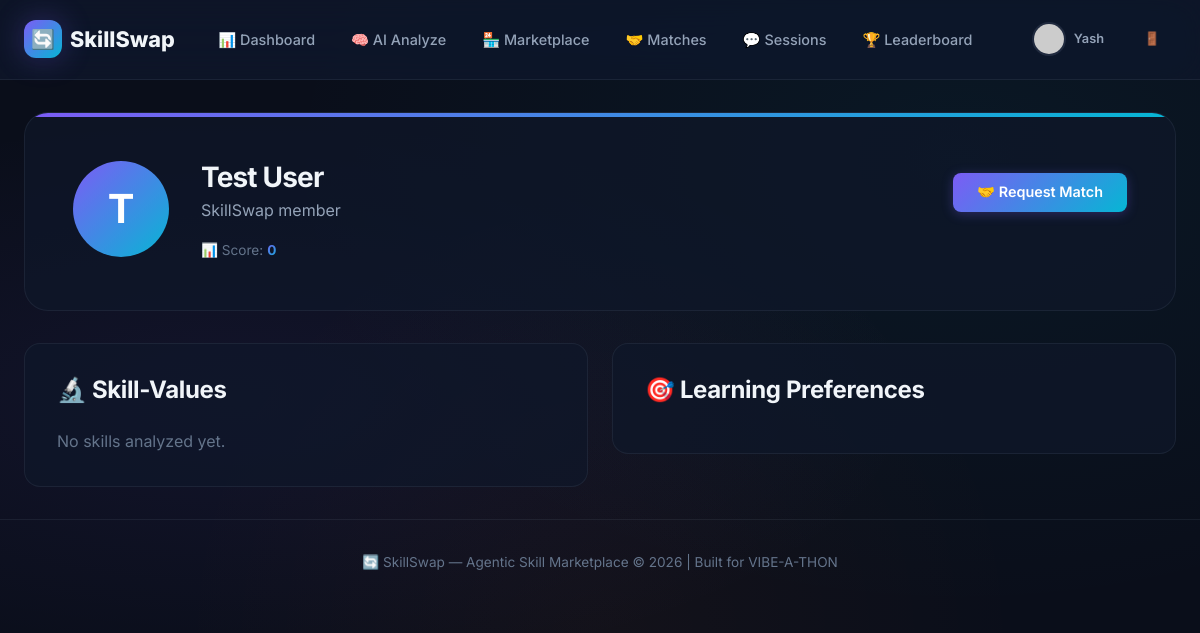
Screenshot of /profile/1 (signed in) with the database file from the repository.
### tables this page shows
CREATE TABLE users (
            id INTEGER PRIMARY KEY AUTOINCREMENT,
            firebase_uid TEXT UNIQUE,
            name TEXT NOT NULL,
            email TEXT UNIQUE NOT NULL,
            photo_url TEXT DEFAULT '',
            college TEXT DEFAULT '',
            city TEXT DEFAULT '',
            bio TEXT DEFAULT '',
            github_username TEXT DEFAULT '',
            avatar_url TEXT DEFAULT '',
            overall_score INTEGER DEFAULT 0,
            want_to_learn TEXT DEFAULT '[]',
            can_teach TEXT DEFAULT '[]',
            availability TEXT DEFAULT 'Flexible',
            created_at TIMESTAMP DEFAULT CURRENT_TIMESTAMP
        );

### app.py (the view)
@app.route('/profile/<int:user_id>')
@login_required
def view_profile(user_id):
    db = get_db()
    user = db.execute('SELECT * FROM users WHERE id = ?', (user_id,)).fetchone()
    if not user:
        flash('User not found.', 'error')
        return redirect(url_for('marketplace'))
    user_dict = dict(user)
    user_dict['want_to_learn'] = json.loads(user['want_to_learn']) if user['want_to_learn'] else []
    user_dict['can_teach'] = json.loads(user['can_teach']) if user['can_teach'] else []
    skills = db.execute('SELECT * FROM skills WHERE user_id = ? ORDER BY skill_value DESC', (user_id,)).fetchall()
    reviews = db.execute('''
        SELECT r.*, u.name as reviewer_name FROM reviews r
        JOIN users u ON r.reviewer_id = u.id
        JOIN sessions s ON r.session_id = s.id
        JOIN matches m ON s.match_id = m.id
        WHERE m.user1_id = ? OR m.user2_id = ?
        ORDER BY r.created_at DESC LIMIT 10
    ''', (user_id, user_id)).fetchall()
    badges = db.execute('SELECT * FROM badges WHERE user_id = ?', (user_id,)).fetchall()
    current_user = get_current_user()
    return render_template('view_profile.html', profile_user=user_dict, skills=skills,
                         reviews=reviews, badges=badges, user=current_user)

### app.py (called while the page is built)
@app.context_processor
def inject_firebase_config():
    return {'firebase_config': FIREBASE_WEB_CONFIG}

def get_db():
    if 'db' not in g:
        g.db = sqlite3.connect(app.config['DATABASE'])
        g.db.row_factory = sqlite3.Row
        g.db.execute("PRAGMA journal_mode=WAL")
        g.db.execute("PRAGMA foreign_keys=ON")
    return g.db

def login_required(f):
    @wraps(f)
    def decorated(*args, **kwargs):
        if 'user_id' not in session:
            flash('Please login first.', 'warning')
            return redirect(url_for('login'))
        db = get_db()
        user = db.execute('SELECT id FROM users WHERE id = ?', (session['user_id'],)).fetchone()
        if not user:
            session.clear()
            flash('Session expired. Please sign in again.', 'warning')
            return redirect(url_for('login'))
        return f(*args, **kwargs)
    return decorated

def get_current_user():
    if 'user_id' not in session:
        return None
    db = get_db()
    user = db.execute('SELECT * FROM users WHERE id = ?', (session['user_id'],)).fetchone()
    if not user:
        session.clear()  # Auto-clear stale session
    return user

### templates/view_profile.html (shortened to what this page needs)
{% extends "base.html" %}
{% block content %}
<div class="container">
    <div class="profile-header fade-in">
        {% if profile_user.avatar_url %}
        <img src="{{ profile_user.avatar_url }}" alt="Avatar" class="avatar avatar-xl">
        {% else %}
        <div class="avatar-placeholder avatar-xl" style="width:96px; height:96px; font-size:2.5rem;">{{ profile_user.name[0] }}</div>
        {% endif %}
        <div class="profile-info" style="flex:1;">
            <div class="flex-between" style="flex-wrap:wrap; gap:var(--space-md);">
                <div>
                    <h1>{{ profile_user.name }}</h1>
                    <p style="margin-top:0.25rem;">{{ profile_user.bio or 'SkillSwap member' }}</p>
                </div>
                {% if profile_user.id != user.id %}
                <form method="POST" action="{{ url_for('request_match', target_id=profile_user.id) }}">
                    <button type="submit" class="btn btn-primary">🤝 Request Match</button>
                </form>
                {% endif %}
            </div>
            <div class="profile-meta">
                <span class="profile-meta-item">📊 Score: <strong class="text-gradient">{{ profile_user.overall_score or 0 }}</strong></span>
            </div>
        </div>
    </div>
    <div class="grid-2">
        <div class="card-flat fade-in stagger-1">
            <h3 style="margin-bottom:var(--space-lg);">🔬 Skill-Values</h3>
            {% if skills %}
            {% for skill in skills %}
            <div class="skill-bar">
                <span class="skill-bar-name">{{ skill.skill_name }}</span>
                <div class="skill-bar-track">
                    <div class="skill-bar-fill" style="width:{{ skill.skill_value }}%; background:{% if skill.skill_value >= 80 %}var(--gradient-success){% elif skill.skill_value >= 50 %}var(--gradient-primary){% else %}var(--gradient-warm){% endif %};"></div>
                </div>
                <span class="skill-bar-value">{{ skill.skill_value }}</span>
            </div>
            {% endfor %}
            {% else %}
            <p class="text-muted">No skills analyzed yet.</p>
            {% endif %}
        </div>
        <div class="flex-col gap-lg">
            <div class="card-flat fade-in stagger-2">
                <h3 style="margin-bottom:var(--space-md);">🎯 Learning Preferences</h3>
            </div>
        </div>
    </div>
</div>
{% endblock %}

### templates/base.html (shortened to what this page needs)
<!DOCTYPE html>
<html lang="en">
<head>
    <link rel="stylesheet" href="{{ url_for('static', filename='css/style.css') }}">
</head>
<body>
    {% if user %}
    <nav class="navbar" id="main-nav">
        <div class="container">
            <a href="{{ url_for('dashboard') }}" class="nav-brand">
                <span class="nav-brand-icon">🔄</span>
                SkillSwap
            </a>
            <ul class="nav-links" id="nav-links">
                <li><a href="{{ url_for('dashboard') }}" class="{% if request.endpoint == 'dashboard' %}active{% endif %}">📊 Dashboard</a></li>
                <li><a href="{{ url_for('analyze') }}" class="{% if request.endpoint == 'analyze' %}active{% endif %}">🧠 AI Analyze</a></li>
                <li><a href="{{ url_for('marketplace') }}" class="{% if request.endpoint == 'marketplace' %}active{% endif %}">🏪 Marketplace</a></li>
                <li><a href="{{ url_for('matches') }}" class="{% if request.endpoint == 'matches' %}active{% endif %}">🤝 Matches</a></li>
                <li><a href="{{ url_for('sessions') }}" class="{% if request.endpoint == 'sessions' %}active{% endif %}">💬 Sessions</a></li>
                <li><a href="{{ url_for('leaderboard') }}" class="{% if request.endpoint == 'leaderboard' %}active{% endif %}">🏆 Leaderboard</a></li>
            </ul>
            <div class="nav-user">
                <a href="{{ url_for('profile') }}" class="btn btn-ghost btn-sm">
                    {% if user.avatar_url %}
                    <img src="{{ user.avatar_url }}" alt="Avatar" class="nav-avatar">
                    {% else %}
                    <span class="avatar-placeholder avatar-sm" style="font-size:0.7rem;">{{ user.name[0] }}</span>
                    {% endif %}
                    {{ user.name.split(' ')[0] }}
                </a>
                <a href="{{ url_for('logout') }}" class="btn btn-ghost btn-sm" title="Logout">🚪</a>
            </div>
        </div>
    </nav>
    {% endif %}
    <main class="main-content">
        {% block content %}{% endblock %}
    </main>
    {% if user %}
    <footer class="footer">
        <div class="container">
            <p>🔄 SkillSwap — Agentic Skill Marketplace &copy; 2026 | Built for VIBE-A-THON</p>
        </div>
    </footer>
    {% endif %}
</body>
</html>

### rows the page displays
users: name "Yash"
users: name "T", name "Test User", bio "SkillSwap member", overall_score "0"
